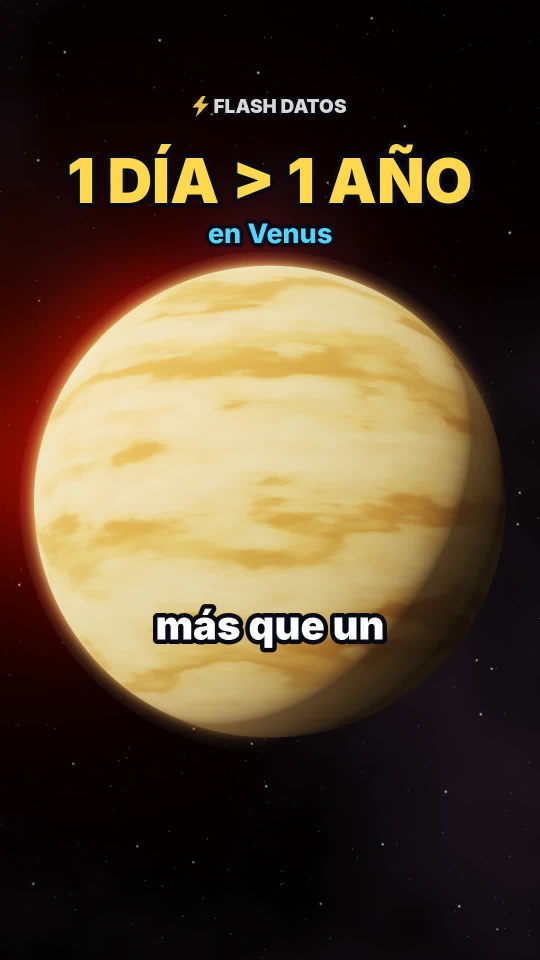
#> input picture videos/02-venus-dia-y-anio/portada.jpg, 1080 x 1920 px (shown at 1/2 size)
$ python -i escena.py   (imports and definitions only)
#> lines starting #> are read from the running program, lines starting #| are printed output that depends on the picture
### motor/noise.py
import numpy as np
rng = np.random.default_rng(7)
PERM = rng.permutation(256)
P = np.concatenate([PERM, PERM]).astype(np.int64)
VALS = rng.random(256)


def _hash(ix, iy, iz):
    return VALS[P[P[P[ix & 255] + (iy & 255)] + (iz & 255)]]


def vnoise(x, y, z):
    xi, yi, zi = np.floor(x).astype(np.int64), np.floor(y).astype(np.int64), np.floor(z).astype(np.int64)
    xf, yf, zf = x - xi, y - yi, z - zi
    u, v, w = xf * xf * (3 - 2 * xf), yf * yf * (3 - 2 * yf), zf * zf * (3 - 2 * zf)
    c000 = _hash(xi, yi, zi); c100 = _hash(xi + 1, yi, zi)
    c010 = _hash(xi, yi + 1, zi); c110 = _hash(xi + 1, yi + 1, zi)
    c001 = _hash(xi, yi, zi + 1); c101 = _hash(xi + 1, yi, zi + 1)
    c011 = _hash(xi, yi + 1, zi + 1); c111 = _hash(xi + 1, yi + 1, zi + 1)
    x00 = c000 + u * (c100 - c000); x10 = c010 + u * (c110 - c010)
    x01 = c001 + u * (c101 - c001); x11 = c011 + u * (c111 - c011)
    y0 = x00 + v * (x10 - x00); y1 = x01 + v * (x11 - x01)
    return y0 + w * (y1 - y0)


def fbm(x, y, z, octaves=5, lac=2.0, gain=0.5, seed=0.0):
#> called with octaves = 5, lac = 2, gain = 0.5, seed = 79
    tot, amp, norm, f = 0.0, 1.0, 0.0, 1.0
    for o in range(octaves):
        off = seed * 17.31 + o * 31.7
        tot = tot + amp * vnoise(x * f + off, y * f - off * 0.7, z * f + off * 1.3)
        norm += amp; amp *= gain; f *= lac
    return tot / norm


def smooth(a, b, x):
    t = np.clip((x - a) / (b - a), 0, 1)
    return t * t * (3 - 2 * t)


def mix(a, b, t):
    t = t[..., None]
    return np.asarray(a) * (1 - t) + np.asarray(b) * t

### videos/02-venus-dia-y-anio/escena.py
"""Flash Datos · video 02 · "En Venus, un día dura más que un año".

Escenas: Venus de cerca (gancho y día de 243 días) → órbita alrededor del Sol con la carrera día/año →
Venus girando al revés → amanecer por el oeste sobre las nubes → ecuador a 6.5 km/h → regreso al encuadre inicial.

Uso:
  python3 escena.py test 0.0 9.0 ...        -> PNG de prueba en frames_test/
  python3 escena.py chunk <ini> <fin> <out> -> MP4 de los cuadros [ini, fin)
  python3 escena.py info
"""
import json, math, os, subprocess, sys
import numpy as np
from PIL import Image, ImageDraw, ImageFont
from scipy.ndimage import gaussian_filter, zoom as ndzoom

BASE = os.path.dirname(os.path.abspath(__file__))
W, H, FPS = 1080, 1920, 30
TY = math.tan(math.radians(20)); TX = TY * W / H
PIX = 2 * TY / H

xs = ((np.arange(W) + 0.5) / W * 2 - 1) * TX
ys = (1 - (np.arange(H) + 0.5) / H * 2) * TY
DX, DY = np.meshgrid(xs, ys)
NRM = np.sqrt(DX * DX + DY * DY + 1)
DIRS = np.stack([DX / NRM, DY / NRM, -1 / NRM], axis=-1)

# [1 line not run here, left out]


def lin(c):
    return np.asarray(c, dtype=np.float32) ** 2.2


# [1 line not run here, left out]
# [1 line that did not run here, left out]
CYAN_F = np.array([0.31, 0.85, 1.0]) ** 2.2


# [12 lines left out: function sample, not called in this run]


def smooth(a, b, x):
    t = np.clip((x - a) / (b - a), 0, 1)
    return t * t * (3 - 2 * t)


def make_background():
    rng = np.random.default_rng(5)
    bg = np.zeros((H, W, 3), np.float32)
    n = 1600
    x = rng.integers(0, W, n); y = rng.integers(0, H, n)
    inten = 0.025 + 0.45 * rng.random(n) ** 7
    tint = rng.random(n)
    col = np.stack([0.80 + 0.2 * tint, 0.86 + 0.06 * tint, 1.0 - 0.25 * tint], -1)
    np.add.at(bg, (y, x), col * inten[:, None])
    bg = gaussian_filter(bg, (0.6, 0.6, 0))
    big = np.zeros_like(bg)
    m = 45
    bx = rng.integers(0, W, m); by = rng.integers(0, H, m)
    np.add.at(big, (by, bx), np.array([1.0, 0.95, 0.9]) * (1.5 + 3 * rng.random(m))[:, None])
    bg += gaussian_filter(big, (1.3, 1.3, 0))
    from noise import fbm
    gy, gx = np.mgrid[0:120, 0:68] / 40.0
    neb = fbm(gx, gy, np.full_like(gx, 1.9), 5, seed=79)
    neb = ndzoom(neb, (H / 120, W / 68), order=1)
    neb = np.clip((neb - 0.45) * 2.2, 0, 1) ** 1.6
    bg += neb[..., None] * np.array([0.032, 0.018, 0.030], np.float32)
    return bg


BG = make_background()


# [10 lines left out: functions rot_y, rot_x, not called in this run]


def latlon(v):
    return np.arcsin(np.clip(v[..., 1], -1, 1)), np.arctan2(v[..., 0], v[..., 2])


# ---------------- sombreado ----------------
# [94 lines left out: functions shade, draw_sphere, light_dir, not called in this run]


def bloom(img):
    small = img[::4, ::4]
    br = np.clip(small - 0.9, 0, None)
    g = gaussian_filter(br, (5, 5, 0)) * 0.55 + gaussian_filter(br, (22, 22, 0)) * 0.85 + gaussian_filter(br, (60, 60, 0)) * 0.5
    return img + ndzoom(g, (4, 4, 1), order=1)[:H, :W]


# [4 lines left out: function tonemap, not called in this run]


# ---------------- línea de tiempo ----------------
# [1 line not run here, left out]
# [1 line that did not run here, left out]
# [1 line that did not run here, left out]
# [1 line that did not run here, left out]
P = lambda sid, k: SEG[sid]["parts"][k]

# [1 line that did not run here, left out]
# [1 line that did not run here, left out]
# [1 line that did not run here, left out]
# [1 line that did not run here, left out]
# [1 line that did not run here, left out]

# [1 line that did not run here, left out]
# [1 line that did not run here, left out]
ORBIT_R = 3.6
D_HOOK0, D_HOOK1 = 6.6, 5.5


def ease(s):
    s = min(max(s, 0.0), 1.0)
    return s * s * s * (s * (6 * s - 15) + 10)


def ease_out(s):
    s = min(max(s, 0.0), 1.0)
    return 1 - (1 - s) ** 3


def lerp(a, b, s):
    return a + (b - a) * s


def lerp_log(a, b, s):
    return math.exp(math.log(a) + (math.log(b) - math.log(a)) * s)


def sim_days(t):
    """Días terrestres transcurridos en la escena de la órbita."""
    return 224.7 * ease((t - (ANIO0 + 0.1)) / (T_YEAR - ANIO0 - 0.1))


def dia_progress(t):
    return ease((t - DIA_P2) / (DIA1 - DIA_P2 - 0.1))


def venus_cam(D):
    return np.array([0.0, 0.016 * D, D])


# [44 lines left out: functions sun_dir, scene, not called in this run]


# ---------------- textos ----------------
HL_WORDS = {"día", "año", "años", "revés", "oeste", "venus", "lento", "km/h", "error"}


# [15 lines left out: function groups_for_part, not called in this run]


CAPS = []
# [6 lines not run here, left out]

FD = os.path.join(BASE, "fonts", "") if os.path.isdir(os.path.join(BASE, "fonts")) else "/usr/share/fonts/opentype/inter/"
_fc = {}


# [5 lines left out: function font, not called in this run]


YELLOW = (255, 216, 77); CYAN = (79, 216, 255); WHITE = (255, 255, 255); INK = (8, 10, 20)


def is_hl(w):
    core = w.strip(".,:…?¿!").lower()
    return any(ch.isdigit() for ch in core) or core in HL_WORDS


# [37 lines left out: functions draw_caption, fade, draw_label, not called in this run]


def bolt(cx, cy, s):
    pts = [(0.58, 0.0), (0.12, 0.56), (0.44, 0.56), (0.30, 1.0), (0.88, 0.38), (0.55, 0.38), (0.74, 0.0)]
    return [(cx + (px - 0.5) * s, cy + (py - 0.5) * s) for px, py in pts]


# [197 lines left out: functions draw_watermark, project, sphere_px, draw_bars, draw_orbit, draw_spin_arrow and 6 more, not called in this run]


# [20 lines not run here, left out]

>>> import cv2
>>> picture = cv2.imread('portada.jpg', cv2.IMREAD_GRAYSCALE)
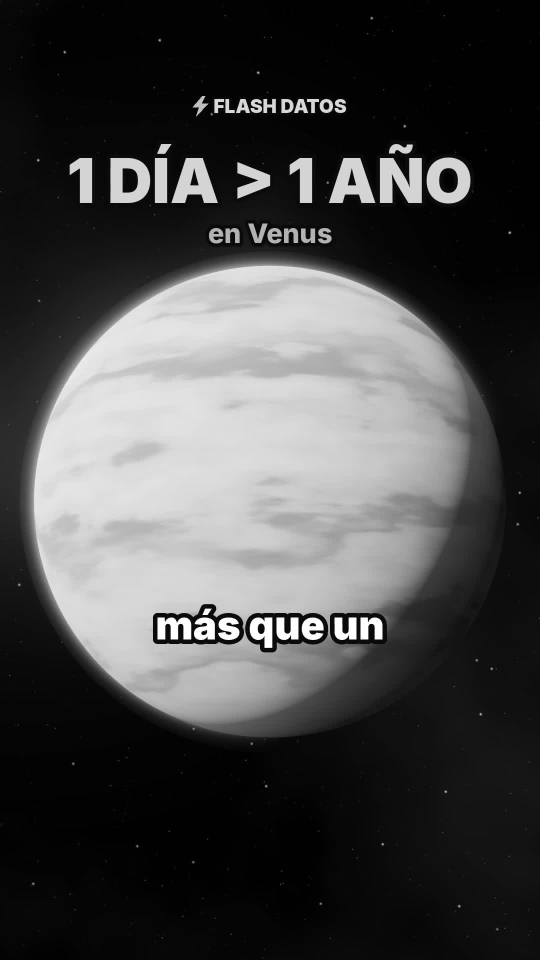
#> picture: shape (1920, 1080) (shown at 1/2 size); min 0, max 255, mean 70.4
>>> result = bloom(picture)
#> in bloom, `small = img[::4, ::4]`:
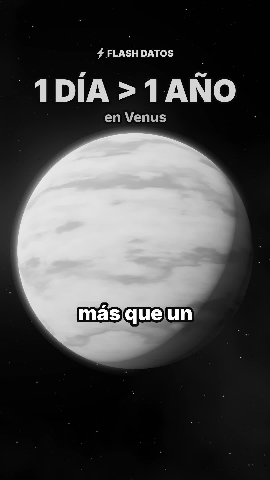
#> small: shape (480, 270); min 0, max 255, mean 70.4
#> (the run stopped early here; a loop or call above may not have finished)
